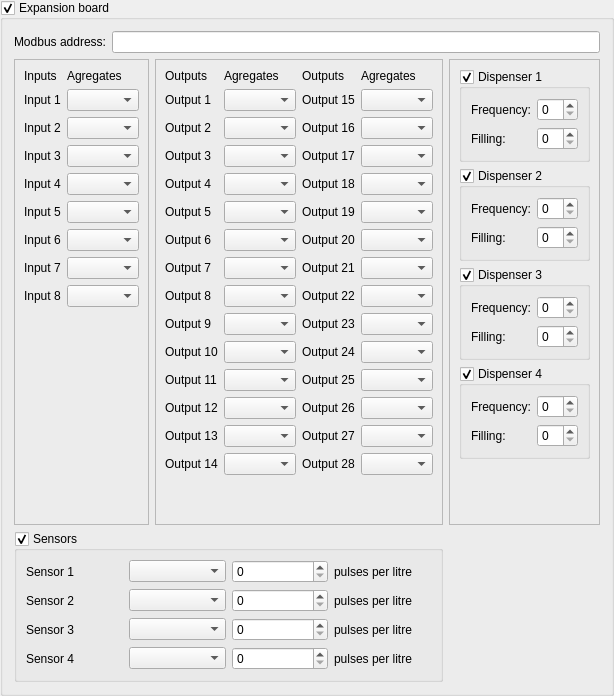
    <widget class="QGroupBox" name="groupBox_7">
     <property name="title">
      <string>Expansion board</string>
     </property>
     <property name="checkable">
      <bool>true</bool>
     </property>
     <layout class="QGridLayout" name="gridLayout_30">
      <item row="0" column="0" colspan="3">
       <layout class="QFormLayout" name="formLayout_15">
        <item row="0" column="0">
         <widget class="QLabel" name="label_103">
          <property name="text">
           <string>Modbus address:</string>
          </property>
         </widget>
        </item>
        <item row="0" column="1">
         <widget class="QLineEdit" name="le_expansion_modbus_addr"/>
        </item>
       </layout>
      </item>
      <item row="1" column="0">
       <widget class="QFrame" name="frame_7">
        <property name="frameShape">
         <enum>QFrame::StyledPanel</enum>
        </property>
        <property name="frameShadow">
         <enum>QFrame::Raised</enum>
        </property>
        <layout class="QGridLayout" name="gridLayout_28">
         <item row="0" column="0">
          <layout class="QGridLayout" name="gridLayout_29">
           <item row="0" column="2">
            <widget class="QLabel" name="label_120">
             <property name="text">
              <string>Agregates</string>
             </property>
            </widget>
           </item>
           <item row="8" column="1">
            <widget class="QLabel" name="label_111">
             <property name="text">
              <string>Input 8</string>
             </property>
            </widget>
           </item>
           <item row="7" column="2">
            <widget class="QComboBox" name="cb_expansion_input_7"/>
           </item>
           <item row="5" column="1">
            <widget class="QLabel" name="label_115">
             <property name="text">
              <string>Input 5</string>
             </property>
            </widget>
           </item>
           <item row="2" column="2">
            <widget class="QComboBox" name="cb_expansion_input_2"/>
           </item>
           <item row="3" column="1">
            <widget class="QLabel" name="label_114">
             <property name="text">
              <string>Input 3</string>
             </property>
            </widget>
           </item>
           <item row="4" column="1">
            <widget class="QLabel" name="label_113">
             <property name="text">
              <string>Input 4</string>
             </property>
            </widget>
           </item>
           <item row="4" column="2">
            <widget class="QComboBox" name="cb_expansion_input_4"/>
           </item>
           <item row="1" column="1">
            <widget class="QLabel" name="label_109">
             <property name="text">
              <string>Input 1</string>
             </property>
            </widget>
           </item>
           <item row="1" column="2">
            <widget class="QComboBox" name="cb_expansion_input_1"/>
           </item>
           <item row="6" column="1">
            <widget class="QLabel" name="label_105">
             <property name="text">
              <string>Input 6</string>
             </property>
            </widget>
           </item>
           <item row="3" column="2">
            <widget class="QComboBox" name="cb_expansion_input_3"/>
           </item>
           <item row="2" column="1">
            <widget class="QLabel" name="label_106">
             <property name="text">
              <string>Input 2</string>
             </property>
            </widget>
           </item>
           <item row="8" column="2">
            <widget class="QComboBox" name="cb_expansion_input_8"/>
           </item>
           <item row="6" column="2">
            <widget class="QComboBox" name="cb_expansion_input_6"/>
           </item>
           <item row="5" column="2">
            <widget class="QComboBox" name="cb_expansion_input_5"/>
           </item>
           <item row="7" column="1">
            <widget class="QLabel" name="label_108">
             <property name="text">
              <string>Input 7</string>
             </property>
            </widget>
           </item>
           <item row="0" column="1">
            <widget class="QLabel" name="label_119">
             <property name="text">
              <string>Inputs</string>
             </property>
            </widget>
           </item>
           <item row="9" column="2">
            <spacer name="verticalSpacer_7">
             <property name="orientation">
              <enum>Qt::Vertical</enum>
             </property>
             <property name="sizeHint" stdset="0">
              <size>
               <width>20</width>
               <height>40</height>
              </size>
             </property>
            </spacer>
           </item>
          </layout>
         </item>
        </layout>
       </widget>
      </item>
      <item row="1" column="1">
       <widget class="QFrame" name="frame_8">
        <property name="frameShape">
         <enum>QFrame::StyledPanel</enum>
        </property>
        <property name="frameShadow">
         <enum>QFrame::Raised</enum>
        </property>
        <layout class="QGridLayout" name="gridLayout_27">
         <item row="0" column="0">
          <layout class="QGridLayout" name="gridLayout_31">
           <item row="11" column="1">
            <widget class="QLabel" name="label_123">
             <property name="text">
              <string>Output 11</string>
             </property>
            </widget>
           </item>
           <item row="14" column="2">
            <widget class="QComboBox" name="cb_expansion_output_14"/>
           </item>
           <item row="5" column="2">
            <widget class="QComboBox" name="cb_expansion_output_5"/>
           </item>
           <item row="10" column="1">
            <widget class="QLabel" name="label_126">
             <property name="text">
              <string>Output 10</string>
             </property>
            </widget>
           </item>
           <item row="5" column="1">
            <widget class="QLabel" name="label_121">
             <property name="text">
              <string>Output 5</string>
             </property>
            </widget>
           </item>
           <item row="1" column="1">
            <widget class="QLabel" name="label_130">
             <property name="text">
              <string>Output 1</string>
             </property>
            </widget>
           </item>
           <item row="0" column="2">
            <widget class="QLabel" name="label_136">
             <property name="text">
              <string>Agregates</string>
             </property>
            </widget>
           </item>
           <item row="6" column="1">
            <widget class="QLabel" name="label_134">
             <property name="text">
              <string>Output 6</string>
             </property>
            </widget>
           </item>
           <item row="7" column="2">
            <widget class="QComboBox" name="cb_expansion_output_7"/>
           </item>
           <item row="3" column="1">
            <widget class="QLabel" name="label_124">
             <property name="text">
              <string>Output 3</string>
             </property>
            </widget>
           </item>
           <item row="11" column="2">
            <widget class="QComboBox" name="cb_expansion_output_11"/>
           </item>
           <item row="2" column="2">
            <widget class="QComboBox" name="cb_expansion_output_2"/>
           </item>
           <item row="2" column="1">
            <widget class="QLabel" name="label_127">
             <property name="text">
              <string>Output 2</string>
             </property>
            </widget>
           </item>
           <item row="8" column="1">
            <widget class="QLabel" name="label_128">
             <property name="text">
              <string>Output 8</string>
             </property>
            </widget>
           </item>
           <item row="7" column="1">
            <widget class="QLabel" name="label_132">
             <property name="text">
              <string>Output 7</string>
             </property>
            </widget>
           </item>
           <item row="9" column="1">
            <widget class="QLabel" name="label_131">
             <property name="text">
              <string>Output 9</string>
             </property>
            </widget>
           </item>
           <item row="8" column="2">
            <widget class="QComboBox" name="cb_expansion_output_8"/>
           </item>
           <item row="4" column="2">
            <widget class="QComboBox" name="cb_expansion_output_4"/>
           </item>
           <item row="13" column="1">
            <widget class="QLabel" name="label_125">
             <property name="text">
              <string>Output 13</string>
             </property>
            </widget>
           </item>
           <item row="4" column="1">
            <widget class="QLabel" name="label_133">
             <property name="text">
              <string>Output 4</string>
             </property>
            </widget>
           </item>
           <item row="6" column="2">
            <widget class="QComboBox" name="cb_expansion_output_6"/>
           </item>
           <item row="12" column="1">
            <widget class="QLabel" name="label_122">
             <property name="text">
              <string>Output 12</string>
             </property>
            </widget>
           </item>
           <item row="0" column="1">
            <widget class="QLabel" name="label_135">
             <property name="text">
              <string>Outputs</string>
             </property>
            </widget>
           </item>
           <item row="9" column="2">
            <widget class="QComboBox" name="cb_expansion_output_9"/>
           </item>
           <item row="3" column="2">
            <widget class="QComboBox" name="cb_expansion_output_3"/>
           </item>
           <item row="1" column="2">
            <widget class="QComboBox" name="cb_expansion_output_1"/>
           </item>
           <item row="13" column="2">
            <widget class="QComboBox" name="cb_expansion_output_13"/>
           </item>
           <item row="12" column="2">
            <widget class="QComboBox" name="cb_expansion_output_12"/>
           </item>
           <item row="10" column="2">
            <widget class="QComboBox" name="cb_expansion_output_10"/>
           </item>
           <item row="14" column="1">
            <widget class="QLabel" name="label_129">
             <property name="text">
              <string>Output 14</string>
             </property>
            </widget>
           </item>
          </layout>
         </item>
         <item row="0" column="1">
          <layout class="QGridLayout" name="gridLayout_40">
           <item row="11" column="1">
            <widget class="QLabel" name="label_153">
             <property name="text">
              <string>Output 25</string>
             </property>
            </widget>
           </item>
           <item row="14" column="2">
            <widget class="QComboBox" name="cb_expansion_output_28"/>
           </item>
           <item row="5" column="2">
            <widget class="QComboBox" name="cb_expansion_output_19"/>
           </item>
           <item row="10" column="1">
            <widget class="QLabel" name="label_154">
             <property name="text">
              <string>Output 24</string>
             </property>
            </widget>
           </item>
           <item row="5" column="1">
            <widget class="QLabel" name="label_155">
             <property name="text">
              <string>Output 19</string>
             </property>
            </widget>
           </item>
           <item row="1" column="1">
            <widget class="QLabel" name="label_156">
             <property name="text">
              <string>Output 15</string>
             </property>
            </widget>
           </item>
           <item row="0" column="2">
            <widget class="QLabel" name="label_157">
             <property name="text">
              <string>Agregates</string>
             </property>
            </widget>
           </item>
           <item row="6" column="1">
            <widget class="QLabel" name="label_158">
             <property name="text">
              <string>Output 20</string>
             </property>
            </widget>
           </item>
           <item row="7" column="2">
            <widget class="QComboBox" name="cb_expansion_output_21"/>
           </item>
           <item row="3" column="1">
            <widget class="QLabel" name="label_159">
             <property name="text">
              <string>Output 17</string>
             </property>
            </widget>
           </item>
           <item row="11" column="2">
            <widget class="QComboBox" name="cb_expansion_output_25"/>
           </item>
           <item row="2" column="2">
            <widget class="QComboBox" name="cb_expansion_output_16"/>
           </item>
           <item row="2" column="1">
            <widget class="QLabel" name="label_183">
             <property name="text">
              <string>Output 16</string>
             </property>
            </widget>
           </item>
           <item row="8" column="1">
            <widget class="QLabel" name="label_184">
             <property name="text">
              <string>Output 22</string>
             </property>
            </widget>
           </item>
           <item row="7" column="1">
            <widget class="QLabel" name="label_185">
             <property name="text">
              <string>Output 21</string>
             </property>
            </widget>
           </item>
           <item row="9" column="1">
            <widget class="QLabel" name="label_186">
             <property name="text">
              <string>Output 23</string>
             </property>
            </widget>
           </item>
           <item row="8" column="2">
            <widget class="QComboBox" name="cb_expansion_output_22"/>
           </item>
           <item row="4" column="2">
            <widget class="QComboBox" name="cb_expansion_output_18"/>
           </item>
           <item row="13" column="1">
            <widget class="QLabel" name="label_187">
             <property name="text">
              <string>Output 27</string>
             </property>
            </widget>
           </item>
           <item row="4" column="1">
            <widget class="QLabel" name="label_188">
             <property name="text">
              <string>Output 18</string>
             </property>
            </widget>
           </item>
           <item row="6" column="2">
            <widget class="QComboBox" name="cb_expansion_output_20"/>
           </item>
           <item row="12" column="1">
            <widget class="QLabel" name="label_189">
             <property name="text">
              <string>Output 26</string>
             </property>
            </widget>
           </item>
           <item row="0" column="1">
            <widget class="QLabel" name="label_190">
             <property name="text">
              <string>Outputs</string>
             </property>
            </widget>
           </item>
           <item row="9" column="2">
            <widget class="QComboBox" name="cb_expansion_output_23"/>
           </item>
           <item row="3" column="2">
            <widget class="QComboBox" name="cb_expansion_output_17"/>
           </item>
           <item row="1" column="2">
            <widget class="QComboBox" name="cb_expansion_output_15"/>
           </item>
           <item row="13" column="2">
            <widget class="QComboBox" name="cb_expansion_output_27"/>
           </item>
           <item row="12" column="2">
            <widget class="QComboBox" name="cb_expansion_output_26"/>
           </item>
           <item row="10" column="2">
            <widget class="QComboBox" name="cb_expansion_output_24"/>
           </item>
           <item row="14" column="1">
            <widget class="QLabel" name="label_191">
             <property name="text">
              <string>Output 28</string>
             </property>
            </widget>
           </item>
          </layout>
         </item>
         <item row="1" column="0">
          <spacer name="verticalSpacer_5">
           <property name="orientation">
            <enum>Qt::Vertical</enum>
           </property>
           <property name="sizeHint" stdset="0">
            <size>
             <width>20</width>
             <height>40</height>
            </size>
           </property>
          </spacer>
         </item>
        </layout>
       </widget>
      </item>
      <item row="1" column="2">
       <widget class="QFrame" name="frame_9">
        <property name="frameShape">
         <enum>QFrame::StyledPanel</enum>
        </property>
        <property name="frameShadow">
         <enum>QFrame::Raised</enum>
        </property>
        <layout class="QGridLayout" name="gridLayout_32">
         <item row="2" column="0">
          <widget class="QGroupBox" name="groupBox_13">
           <property name="title">
            <string>Dispenser 3</string>
           </property>
           <property name="checkable">
            <bool>true</bool>
           </property>
           <layout class="QGridLayout" name="gridLayout_33">
            <item row="0" column="0">
             <layout class="QFormLayout" name="formLayout_11">
              <item row="0" column="0">
               <widget class="QLabel" name="label_137">
                <property name="text">
                 <string>Frequency:</string>
                </property>
               </widget>
              </item>
              <item row="0" column="1">
               <widget class="QSpinBox" name="sb_expansion_dispenser3_freq"/>
              </item>
              <item row="1" column="0">
               <widget class="QLabel" name="label_138">
                <property name="text">
                 <string>Filling:</string>
                </property>
               </widget>
              </item>
              <item row="1" column="1">
               <widget class="QSpinBox" name="sb_expansion_dispenser3_filling"/>
              </item>
             </layout>
            </item>
           </layout>
          </widget>
         </item>
         <item row="3" column="0">
          <widget class="QGroupBox" name="groupBox_14">
           <property name="title">
            <string>Dispenser 4</string>
           </property>
           <property name="checkable">
            <bool>true</bool>
           </property>
           <layout class="QGridLayout" name="gridLayout_34">
            <item row="0" column="0">
             <layout class="QFormLayout" name="formLayout_12">
              <item row="0" column="0">
               <widget class="QLabel" name="label_139">
                <property name="text">
                 <string>Frequency:</string>
                </property>
               </widget>
              </item>
              <item row="0" column="1">
               <widget class="QSpinBox" name="sb_expansion_dispenser4_freq"/>
              </item>
              <item row="1" column="0">
               <widget class="QLabel" name="label_140">
                <property name="text">
                 <string>Filling:</string>
                </property>
               </widget>
              </item>
              <item row="1" column="1">
               <widget class="QSpinBox" name="sb_expansion_dispenser4_filling"/>
              </item>
             </layout>
            </item>
           </layout>
          </widget>
         </item>
         <item row="0" column="0">
          <widget class="QGroupBox" name="groupBox_15">
           <property name="title">
            <string>Dispenser 1</string>
           </property>
           <property name="checkable">
            <bool>true</bool>
           </property>
           <layout class="QGridLayout" name="gridLayout_35">
            <item row="0" column="0">
             <layout class="QFormLayout" name="formLayout_13">
              <item row="0" column="0">
               <widget class="QLabel" name="label_141">
                <property name="text">
                 <string>Frequency:</string>
                </property>
               </widget>
              </item>
              <item row="0" column="1">
               <widget class="QSpinBox" name="sb_expansion_dispenser1_freq"/>
              </item>
              <item row="1" column="0">
               <widget class="QLabel" name="label_142">
                <property name="text">
                 <string>Filling:</string>
                </property>
               </widget>
              </item>
              <item row="1" column="1">
               <widget class="QSpinBox" name="sb_expansion_dispenser1_filling"/>
              </item>
             </layout>
            </item>
           </layout>
          </widget>
         </item>
         <item row="1" column="0">
          <widget class="QGroupBox" name="groupBox_16">
           <property name="title">
            <string>Dispenser 2</string>
           </property>
           <property name="checkable">
            <bool>true</bool>
           </property>
           <layout class="QGridLayout" name="gridLayout_36">
            <item row="0" column="0">
             <layout class="QFormLayout" name="formLayout_14">
              <item row="0" column="0">
               <widget class="QLabel" name="label_143">
                <property name="text">
                 <string>Frequency:</string>
                </property>
               </widget>
              </item>
              <item row="0" column="1">
               <widget class="QSpinBox" name="sb_expansion_dispenser2_freq"/>
              </item>
              <item row="1" column="0">
               <widget class="QLabel" name="label_144">
                <property name="text">
                 <string>Filling:</string>
                </property>
               </widget>
              </item>
              <item row="1" column="1">
               <widget class="QSpinBox" name="sb_expansion_dispenser2_filling"/>
              </item>
             </layout>
            </item>
           </layout>
          </widget>
         </item>
         <item row="4" column="0">
          <spacer name="verticalSpacer_6">
           <property name="orientation">
            <enum>Qt::Vertical</enum>
           </property>
           <property name="sizeHint" stdset="0">
            <size>
             <width>20</width>
             <height>40</height>
            </size>
           </property>
          </spacer>
         </item>
        </layout>
       </widget>
      </item>
      <item row="2" column="0" colspan="2">
       <widget class="QGroupBox" name="groupBox_17">
        <property name="title">
         <string>Sensors</string>
        </property>
        <property name="checkable">
         <bool>true</bool>
        </property>
        <layout class="QGridLayout" name="gridLayout_37">
         <item row="0" column="0">
          <layout class="QGridLayout" name="gridLayout_38">
           <item row="0" column="0">
            <widget class="QLabel" name="label_145">
             <property name="text">
              <string>Sensor 1</string>
             </property>
            </widget>
           </item>
           <item row="0" column="1">
            <widget class="QComboBox" name="cb_expansion_sensor1_type"/>
           </item>
           <item row="0" column="2">
            <widget class="QSpinBox" name="sb_expansion_sensor1_pulses"/>
           </item>
           <item row="0" column="3">
            <widget class="QLabel" name="label_146">
             <property name="text">
              <string>pulses per litre</string>
             </property>
            </widget>
           </item>
           <item row="1" column="0">
            <widget class="QLabel" name="label_147">
             <property name="text">
              <string>Sensor 2</string>
             </property>
            </widget>
           </item>
           <item row="1" column="1">
            <widget class="QComboBox" name="cb_expansion_sensor2_type"/>
           </item>
           <item row="1" column="2">
            <widget class="QSpinBox" name="sb_expansion_sensor2_pulses"/>
           </item>
           <item row="1" column="3">
            <widget class="QLabel" name="label_148">
             <property name="text">
              <string>pulses per litre</string>
             </property>
            </widget>
           </item>
           <item row="2" column="0">
            <widget class="QLabel" name="label_149">
             <property name="text">
              <string>Sensor 3</string>
             </property>
            </widget>
           </item>
           <item row="2" column="1">
            <widget class="QComboBox" name="cb_expansion_sensor3_type"/>
           </item>
           <item row="2" column="2">
            <widget class="QSpinBox" name="sb_expansion_sensor3_pulses"/>
           </item>
           <item row="2" column="3">
            <widget class="QLabel" name="label_150">
             <property name="text">
              <string>pulses per litre</string>
             </property>
            </widget>
           </item>
           <item row="3" column="0">
            <widget class="QLabel" name="label_151">
             <property name="text">
              <string>Sensor 4</string>
             </property>
            </widget>
           </item>
           <item row="3" column="1">
            <widget class="QComboBox" name="cb_expansion_sensor4_type"/>
           </item>
           <item row="3" column="2">
            <widget class="QSpinBox" name="sb_expansion_sensor4_pulses"/>
           </item>
           <item row="3" column="3">
            <widget class="QLabel" name="label_152">
             <property name="text">
              <string>pulses per litre</string>
             </property>
            </widget>
           </item>
          </layout>
         </item>
        </layout>
       </widget>
      </item>
     </layout>
    </widget>
